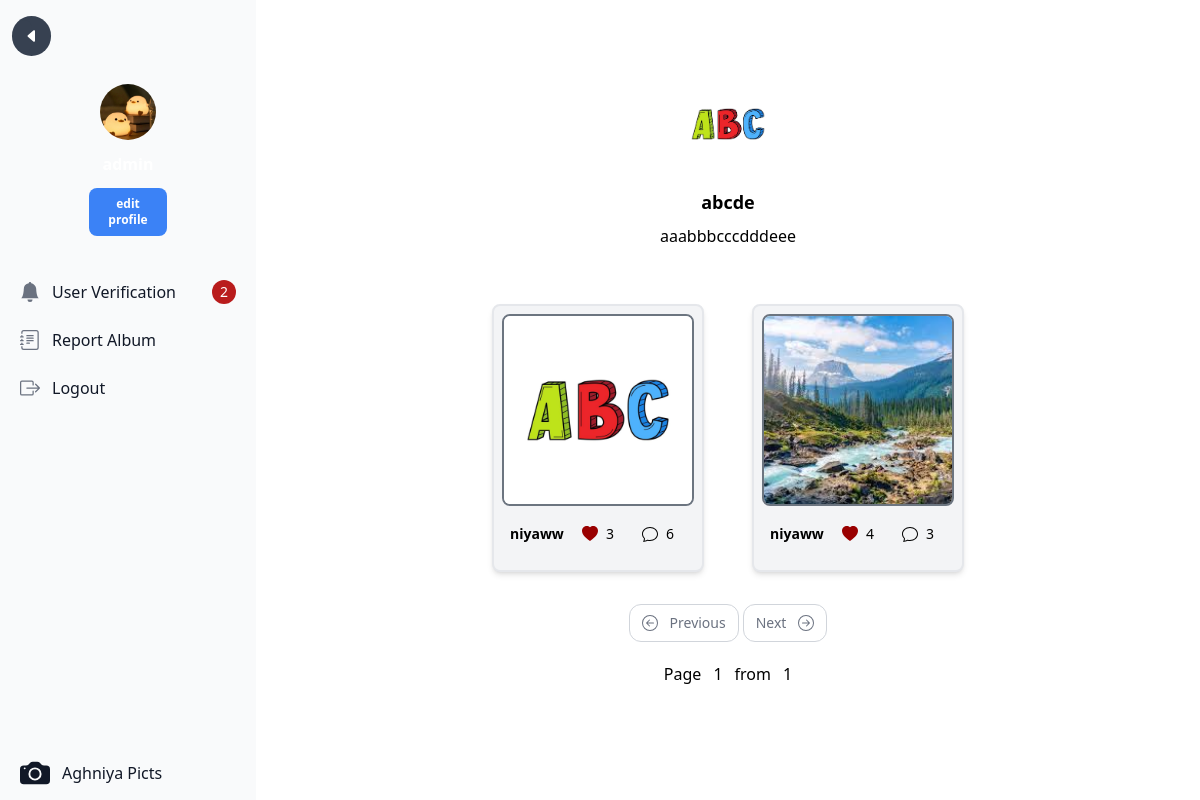
Screenshot of /album_detail.php?album_id=1 (signed in) with the database file from the repository.
### tables this page shows
CREATE TABLE `aghniya_user` (
  `aghniya_user_id` int NOT NULL,
  `aghniya_username` varchar(255) NOT NULL,
  `aghniya_password` varchar(225) NOT NULL,
  `aghniya_email` varchar(255) NOT NULL,
  `aghniya_nama_lengkap` varchar(255) NOT NULL,
  `aghniya_alamat` text NOT NULL,
  `aghniya_role_id` int NOT NULL,
  `aghniya_verifikasi` int NOT NULL,
  `aghniya_foto_profile` varchar(255) DEFAULT NULL
);

CREATE TABLE `aghniya_foto` (
  `aghniya_foto_id` int NOT NULL,
  `aghniya_judul_foto` varchar(255) NOT NULL,
  `aghniya_deskripsi_foto` text NOT NULL,
  `aghniya_tanggal_unggah` date NOT NULL,
  `aghniya_lokasi_file` varchar(255) NOT NULL,
  `aghniya_album_id` int NOT NULL,
  `aghniya_user_id` int NOT NULL
);

CREATE TABLE `aghniya_album` (
  `aghniya_album_id` int NOT NULL,
  `aghniya_nama_album` varchar(255) NOT NULL,
  `aghniya_deskripsi` text NOT NULL,
  `aghniya_tanggal_dibuat` date NOT NULL,
  `aghniya_user_id` int NOT NULL
);

### album_detail.php (the view, shortened to what this page needs)
<?php
include 'connection.php';
if (isset($_SESSION['aghniya_username'])) {
    $userid = $_SESSION['aghniya_user_id'];
    include "sidebar.php";
}
$album_id = isset($_GET['album_id']) ? $_GET['album_id'] : NULL;
if ($album_id) {
    $sql = mysqli_query($conn, "
        SELECT * FROM aghniya_album
        LEFT JOIN aghniya_user ON aghniya_album.aghniya_user_id = aghniya_user.aghniya_user_id
        WHERE aghniya_album.aghniya_album_id = $album_id
    ");
    $album_data = mysqli_fetch_assoc($sql);
    if ($album_data) {
        $perPage = 6;
        $fotoCountQuery = mysqli_query($conn, "
            SELECT COUNT(*) as total FROM aghniya_foto
            WHERE aghniya_album_id = $album_id AND aghniya_lokasi_file IS NOT NULL
        ");
        $fotoCount = mysqli_fetch_assoc($fotoCountQuery)['total'];
        $totalPages = ceil($fotoCount / $perPage);
        $currentPage = isset($_GET['page']) ? $_GET['page'] : 1;
        $currentPage = max(1, $currentPage);
        $start = ($currentPage - 1) * $perPage;
        $foto_data = mysqli_query($conn, "
            SELECT * FROM aghniya_foto
            LEFT JOIN aghniya_user ON aghniya_foto.aghniya_user_id = aghniya_user.aghniya_user_id
            WHERE aghniya_album_id = $album_id AND aghniya_lokasi_file IS NOT NULL
            ORDER BY aghniya_foto.aghniya_tanggal_unggah DESC
            LIMIT $start, $perPage
        ");
    }
    $dataArray = [];
    while ($data = mysqli_fetch_assoc($foto_data)) {
        $dataArray[] = $data;
    }
}
?>
<!DOCTYPE html>
<html lang="en">
<head>
    <link href="./src/output.css" rel="stylesheet">
</head>
<body>
    <div class="p-12 sm:ml-64">
        <div class="h-auto">
            <?php if ($album_data) { ?>
                <div class="my-5 text-white mb-12 my-24">
                    <div class="flex flex-col items-center justify-center">
                        <div class="w-2/3 my-2 items-center justify-center mx-auto">
                            <?php if (!empty($dataArray)){ ?>
                                <img class="rounded-full h-24 w-24 object-cover mx-auto mb-4" src="<?=$dataArray[0]['aghniya_lokasi_file']?>" alt="">
                            <?php }else{ ?>
                                <img class="rounded-full h-24 w-24 object-cover mx-auto mb-4" src="public/anonim.jpg" alt="">
                            <?php } ?>
                            <div class="text-lg text-black font-semibold text-center my-2"><?=$album_data['aghniya_nama_album']?></div>
                            <div class="text-light text-black text-center"><?=$album_data['aghniya_deskripsi']?></div>
                        </div>
                    </div>
                </div>
                <div class="flex flex-wrap gap-8 sm:gap-12 content-center justify-center mt-9 mb-8">
                    <?php if (empty($dataArray)){ ?>
                        <div class="text-center font-semibold text-xl text-gray-500">You have 0 picture in this album</div>
                    <?php }else{
                        foreach ($dataArray as $data){
                            $foto = $data['aghniya_foto_id'];
                            $sql_likes = mysqli_query($conn, "SELECT aghniya_like_id FROM aghniya_like_foto WHERE aghniya_foto_id = $foto");
                            $data_likes = mysqli_num_rows($sql_likes);
                            $sql_comment = mysqli_query($conn, "SELECT aghniya_komentar_id FROM aghniya_komentar_foto WHERE aghniya_foto_id = $foto");
                            $data_comment = mysqli_num_rows($sql_comment);
                            $liked = mysqli_query($conn, "SELECT * FROM aghniya_like_foto WHERE aghniya_foto_id = $foto AND aghniya_user_id = $userid");
                        ?>
                            <a href="photo_detail_user.php?photo_id=<?=$data['aghniya_foto_id']?>" class="bg-gray-100 border border-2 p-2 xs:w-full sm:w-full md:w-1/3 lg:w-1/4  border-gray-200 rounded-lg shadow-md">
                                <div class="w-full border border-2 border-gray-600 border-opacity-80 h-48 rounded-lg">
                                    <img src="<?=$data['aghniya_lokasi_file']?>" alt="" class="w-full h-full object-cover rounded-md">
                                </div>
                                <div class="flex">
                                    <div class="w-1/3 mx-auto my-auto">
                                        <div class="text-sm font-semibold px-1 text-wrap"><?=$data['aghniya_username']?></div>
                                    </div>
                                    <form action="cek_likes_user.php" method="POST" id="like" class="w-1/3">
                                        <div class="w-full mx-auto my-auto">
                                            <div class="flex my-3 text-sm">
                                                <div class="w-1/2 my-auto">
                                                    <button type="submit" name="likes" class="p-2">
                                                        <?php
                                                            if (mysqli_num_rows($liked) == 0 ){
                                                        ?>
                                                            <svg xmlns="http://www.w3.org/2000/svg" width="14" height="14" fill="currentColor" class="bi bi-heart text-sm" viewBox="0 0 16 16">
                                                                <path d="m8 2.748-.717-.737C5.6.281 2.514.878 1.4 3.053c-.523 1.023-.641 2.5.314 4.385.92 1.815 2.834 3.989 6.286 6.357 3.452-2.368 5.365-4.542 6.286-6.357.955-1.886.838-3.362.314-4.385C13.486.878 10.4.28 8.717 2.01zM8 15C-7.333 4.868 3.279-3.04 7.824 1.143q.09.083.176.171a3 3 0 0 1 .176-.17C12.72-3.042 23.333 4.867 8 15"/>
                                                            </svg>
                                                        <?php } else { ?>
                                                            <svg xmlns="http://www.w3.org/2000/svg" width="16" height="16" fill="#990000" class="bi bi-heart-fill" viewBox="0 0 16 16">
                                                                <path fill-rule="evenodd" d="M8 1.314C12.438-3.248 23.534 4.735 8 15-7.534 4.736 3.562-3.248 8 1.314"/>
                                                            </svg>
                                                        <?php
                                                            }
                                                        ?>
                                                    </button>
                                                </div>
                                                <div class="w-1/2 mx-auto my-auto text-sm">
                                                    <?=$data_likes?>
                                                </div>
                                            </div>
                                        </div>
                                    </form>
                                    <div class="w-1/4 mx-auto my-auto">
                                        <div class="flex my-3">
                                            <div class="w-1/2 mx-auto my-auto">
                                            </div>
                                            <div class="w-1/2 mx-auto my-auto text-sm">
                                                <?=$data_comment?>
                                            </div>
                                        </div>
                                    </div>
                                </div>
                            </a>
                        <?php } } ?>
                    </div>
                    <div class="flex justify-center mt-2">
                        <div class="flex gap-1">
                            <a href="album_detail.php?album_id=<?=$album_id?>&page=<?= max(1, $currentPage - 1) ?>"
                                class="<?= $currentPage == 1 ? 'disabled' : '' ?> flex items-center justify-center px-3 h-8 py-2 text-sm font-medium text-gray-500 bg-white border border-gray-300 rounded-xl hover:bg-gray-100 hover:text-gray-700">
                                Previous
                                </a>
                                <a href="album_detail.php?album_id=<?=$album_id?>&page=<?= min($currentPage + 1, $totalPages) ?>"
                                class="<?= $currentPage == $totalPages ? 'disabled' : '' ?> flex items-center justify-center px-3 h-8 py-2 text-sm font-medium text-gray-500 bg-white border border-gray-300 rounded-xl hover:bg-gray-100 hover:text-gray-700">
                                Next
                                </a>
                        </div>
                    </div>
                </div>
                <div class="flex gap-3 content-center justify-center my-5">
                    Page
                    <a href="album_detail.php?page=<?=$currentPage?>"><?=$currentPage?></a>
                    from
                    <a class="album_detail.php?page=<?=$totalPages?>"> <?=$totalPages?> </div>
                </div>
            <?php } else { ?>
                <div class="text-center font-semibold text-xl text-gray-500">Album Not Found</div>
            <?php } ?>
</body>
</html>

### sidebar.php (shortened to what this page needs)
<?php
include "connection.php";
?>
<?php
    $users = $_SESSION['aghniya_user_id'];
    $sql2 = mysqli_query($conn, "SELECT aghniya_foto_profile FROM aghniya_user WHERE aghniya_user_id = $users");
    $verif = mysqli_query($conn, "SELECT * FROM aghniya_user WHERE aghniya_verifikasi = 0;");
    $total_verif = mysqli_num_rows($verif);
?>
<!DOCTYPE html>
<html lang="en">
<head>
    <link href="./src/output.css" rel="stylesheet">
</head>
<body>
<?php if ($_SESSION['aghniya_role_id'] == 1){ ?>
    <aside id="default-sidebar" class="fixed top-0 left-0 z-40 w-64 h-screen transition-transform -translate-x-full sm:translate-x-0" aria-label="Sidebar">
        <div class="h-full px-3 py-4 overflow-y-auto bg-gray-50 dark:bg-gray-800">
            <div class="flex gap-1">
                <button class="text-white bg-gray-700 p-1 rounded-full w-1/6" onclick="window.history.back();">
                    <div class="text-white bg-gray-700 p-2 rounded-full w-1/6" onclick="window.history.back();">
                        <svg xmlns="http://www.w3.org/2000/svg" width="16" height="16" fill="currentColor" class="bi bi-caret-left-fill" viewBox="0 0 16 16">
                            <path d="m3.86 8.753 5.482 4.796c.646.566 1.658.106 1.658-.753V3.204a1 1 0 0 0-1.659-.753l-5.48 4.796a1 1 0 0 0 0 1.506z"/>
                        </svg>
                    </div>
                </button>
            </div>
            <div class="my-5 text-white mb-8">
                <div class="flex items-center justify-center">
                    <div class="w-14 my-2">
                        <?php while ($data = mysqli_fetch_array($sql2)):
                            if ($data['aghniya_foto_profile'] == NULL): ?>
                                <img src="public/anonim.jpg" class="rounded-full" alt="">
                            <?php else: ?>
                                <img src="<?=$data['aghniya_foto_profile']?>" class="rounded-full w-14 h-14" alt="">
                            <?php endif; ?>
                        <?php endwhile; ?>
                    </div>
                </div>
                    <div class="my-1 text-center font-bold">
                    </div>
                    <div class="flex my-2 items-center justify-center content-center">
                        <a href="edit_profile.php" class="my-1 text-xs font-semibold  bg-blue-500 p-2 rounded-lg text-center w-1/3 hover:bg-blue-600 hover:shadow-2xl">edit profile</a>
                    </div>
            </div>
        <ul class="space-y-2 font-medium">
            <li>
                <li>
                    <a href="user_verification.php" class="flex items-center p-2 text-gray-900 rounded-lg dark:text-white hover:bg-gray-100 dark:hover:bg-gray-700 group">
                    <span class="flex-1 ms-3 whitespace-nowrap">User Verification</span>
                        <?php if($total_verif > 0 ): ?>
                        <span class="inline-flex items-center justify-center w-3 h-3 p-3 text-sm font-medium text-white bg-red-700 rounded-full"><?=$total_verif?></span>
                        <?php endif; ?>
                    </a>
                </li>
                <li>
                    <a href="report_admin.php" class="flex items-center p-2 text-gray-900 rounded-lg dark:text-white hover:bg-gray-100 dark:hover:bg-gray-700 group">
                    <span class="flex-1 ms-3 whitespace-nowrap">Report Album</span>
                    </a>
                </li>
            <li>
                <a id="logout" class="flex items-center p-2 text-gray-900 rounded-lg dark:text-white hover:bg-gray-100 dark:hover:bg-gray-700 group">
                <span class="flex-1 ms-3 whitespace-nowrap">Logout</span>
                </a>
            </li>
            <li class="absolute bottom-1 w-full pr-6">
                    <a href="index.php" class="flex items-center p-2 text-gray-900 rounded-lg dark:text-white hover:bg-gray-100 dark:hover:bg-gray-700 group">
                    <span class="flex-1 ms-3 whitespace-nowrap"> Aghniya Picts</span>
                    </a>
                </li>
        </ul>
    </div>
    </aside>
<?php } ?>
</body>
</html>

### rows the page displays
aghniya_user: aghniya_foto_profile (picture)
aghniya_foto: aghniya_lokasi_file (picture), aghniya_user.aghniya_username "niyaww", data_likes "3", data_comment "6"
aghniya_album: aghniya_nama_album "abcde", aghniya_deskripsi "aaabbbcccdddeee"
aghniya_foto: aghniya_lokasi_file (picture), aghniya_user.aghniya_username "niyaww", data_likes "4", data_comment "3"

### other values shown
$total_verif "2"
$currentPage "1"
$totalPages "1"
